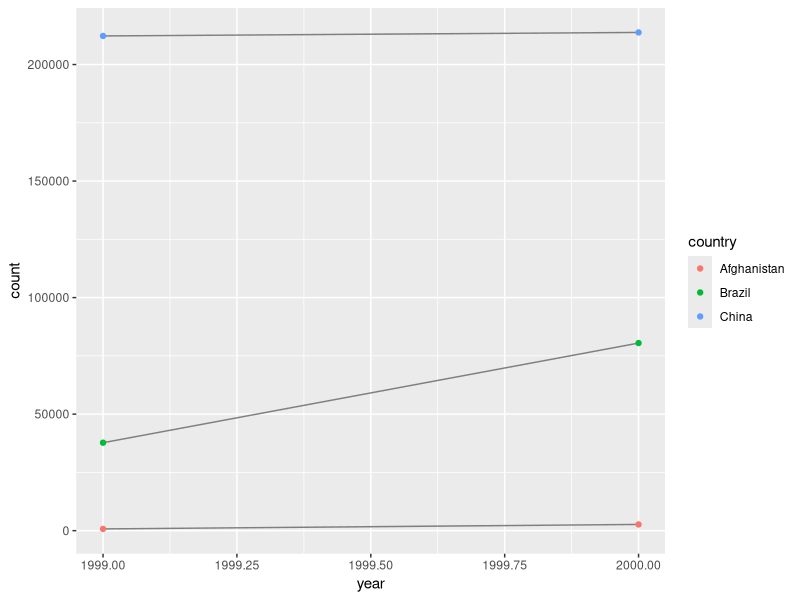
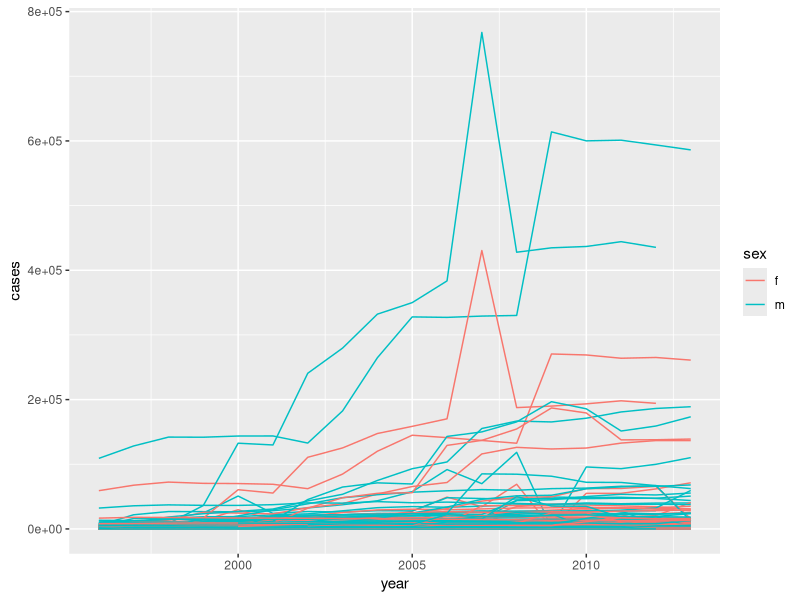

Recreate these plots in R, in order.
## ---- chunk 1
knitr::opts_chunk$set(echo = TRUE)
## ---- chunk 2
library(tidyverse)
## ---- chunk 3
t2_cases <- filter(table2, type == "cases") %>%
  rename(cases = count) %>%
  arrange(country, year)
t2_population <- filter(table2, type == "population") %>%
  rename(population = count) %>%
  arrange(country, year)

t2_cases_per_cap <- tibble(year = t2_cases$year, country = t2_cases$country, cases = t2_cases$cases, population = t2_population$population) 
  t2_cases_per_cap <- mutate(t2_cases_per_cap, cases_per_cap = cases / population * 10000)
  t2_cases_per_cap <- select(t2_cases_per_cap, country, year, cases_per_cap)

t2_cases_per_cap <- t2_cases_per_cap %>%
  mutate(type = "cases_per_cap") %>%
  rename(count = cases_per_cap)
bind_rows(table2, t2_cases_per_cap) %>%
  arrange(country, year, type, count)
## ---- chunk 4
table4c <-
  tibble(
    country = table4a$country,
    `1999` = table4a[["1999"]] / table4b[["1999"]] * 10000,
    `2000` = table4a[["2000"]] / table4b[["2000"]] * 10000
  )
## ---- chunk 5
table2 %>%
  filter(type == "cases") %>%
  ggplot(aes(year, count)) +
  geom_line(aes(group = country), colour = "grey50") +
  geom_point(aes(color = country))
## ---- chunk 6
people <- tribble(
  ~name,             ~key,    ~value,
  #-----------------|--------|------
  "Phillip Woods",   "age",       45,
  "Phillip Woods",   "height",   186,
  "Phillip Woods",   "age",       50,
  "Jessica Cordero", "age",       37,
  "Jessica Cordero", "height",   156
)
## ---- chunk 7
people2 <- people
group_by(people2, name, key)
people2 <- mutate(people2, obs = row_number())

spread(people2, key, value)
## ---- chunk 8
preg <- tribble(
  ~pregnant, ~male, ~female,
  "yes",     NA,    10,
  "no",      20,    12
)
## ---- chunk 9
gather(preg, male, female, key = "gender", value = "count")
## ---- chunk 10
tibble(x = c("a,b,c", "d,e,f,g", "h,i,j")) %>%
  separate(x, c("one", "two", "three"), extra = "drop")
#Adding extra = drop told r to drop the fourth value w/o warning. 

tibble(x = c("a,b,c", "d,e,f,g", "h,i,j")) %>%
  separate(x, c("one", "two", "three"), extra = "merge")
#Adding extra = merge allows r to merge the third and fourth value into one column. 
## ---- chunk 11
tibble(x = c("a,b,c", "d,e", "f,g,i")) %>%
  separate(x, c("one", "two", "three"), fill = "right")
#Adding fill = right tells r to fill the data in from the right leaving whatever is left in that rows as N/A. 

tibble(x = c("a,b,c", "d,e", "f,g,i")) %>%
  separate(x, c("one", "two", "three"), fill = "left")
#same thing but fill from left
## ---- chunk 12
select(who, country, iso2, iso3) %>%
  distinct() %>%
  group_by(country) %>%
  filter(n()>1)
## ---- chunk 13
  who2 <- gather(who, key = "key", value = "cases", new_sp_m014:newrel_f65, na.rm = TRUE) 
  who2 <- mutate(who2, key = stringr::str_replace(key, "newrel", "new_rel")) 
  who2 <- separate(who2, key, c("new", "type", "sexage"), sep = "_") 
  who2 <- select(who2, -new, -iso2, -iso3)  
  who2 <- separate(who2, sexage, c("sex", "age"), sep = 1)

#For each country 
count(who2, sum(cases), wt_var=country)

#For each year 
count(who2, sum(cases), wt_var=year)

#For each sex
count(who2, sum(cases), wt_var=sex)

who2 %>%
 group_by(country, year, sex) %>%
 filter(year > 1995) %>%
 summarise(cases = sum(cases)) %>%
 unite(country_sex, country, sex, remove = FALSE) %>%
 ggplot(aes(year, cases, color = sex, group = country_sex)) + 
 geom_line()
